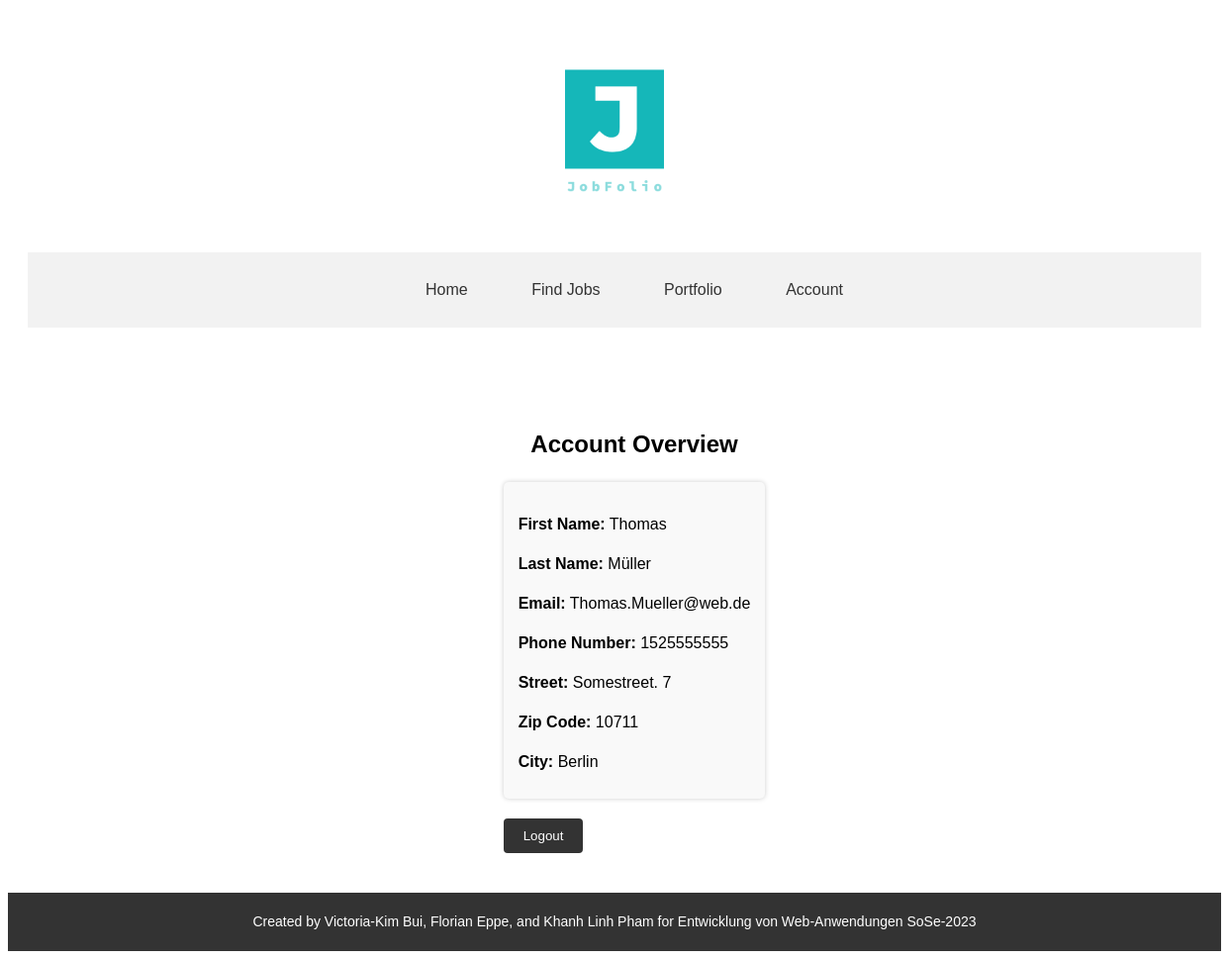
Page /account (signed in) on the committed database.
### models.py (models this page shows)
class User(db.Model):
    __tablename__ = 'user'
    id = db.Column(db.Integer, primary_key=True)
    first_name = db.Column(db.String, nullable=False)
    last_name = db.Column(db.String, nullable=False)
    email = db.Column(db.String, unique=True)
    phone_number = db.Column(db.String)
    street = db.Column(db.String)
    zipcode = db.Column(db.String)
    city = db.Column(db.String)
    password = db.Column(db.String)
    languages = db.relationship("Language", back_populates="user")
    projects = db.relationship("Project", back_populates="user")
    skills = db.relationship("Skill", back_populates="user")
    user_profile = db.relationship("UserProfile", back_populates="user")

### app.py (the view)
@app.route('/account')
def get_account():
    return account()

### route_methods/account.py (called while the page is built)
def account():
    if 'user_id' in session:
        user_id = session['user_id']
        user = db.session.get(User, user_id)
        if user:
            return render_template('account.html', user=user)
        else:
            return render_template('login.html')
    else:
        return render_template('login.html')

### templates/account.html (shortened to what this page needs)
<!DOCTYPE html>
<html>
<head>
  <link rel="stylesheet" href="{{ url_for('static', filename='account.css') }}">
</head>
<body>
  <header>
    <div class="container">
      <div class="logo">
        <img src="{{ url_for('static', filename='logo_transparent.png') }}" alt="Logo">
      </div>
      <nav>
        <ul id="menu">
          <li><a href="{{ url_for('get_home') }}">Home</a></li>
          <li><a href="{{ url_for('get_findjobs') }}">Find Jobs</a></li>
          <li><a href="{{ url_for('get_portfolio') }}">Portfolio</a></li>
          <li><a href="{{ url_for('get_account') }}">Account</a></li>
        </ul>
      </nav>
    </div>
  </header>
  <div class="strip">
    <div class="container">
      <h2 class="section-heading">Account Overview</h2>
      <div class="account-info">
        <p><strong>First Name:</strong> {{ user.first_name }}</p>
        <p><strong>Last Name:</strong> {{ user.last_name }}</p>
        <p><strong>Email:</strong> {{ user.email }}</p>
        <p><strong>Phone Number:</strong> {{ user.phone_number }}</p>
        <p><strong>Street:</strong> {{ user.street }}</p>
        <p><strong>Zip Code:</strong> {{ user.zipcode }}</p>
        <p><strong>City:</strong> {{ user.city }}</p>
      </div>
      <form action="{{ url_for('get_logout') }}" method="post">
        <button type="submit" class="logout-button">Logout</button>
      </form>    </div>
  </div>
  <footer>
    <div class="footer-container">
      <p class="footer-message">
        Created by Victoria-Kim Bui, Florian Eppe, and Khanh Linh Pham for Entwicklung von Web-Anwendungen SoSe-2023
      </p>
    </div>
  </footer>
</body>
</html>

### static/account.css (style rules this page uses)
body { font-family: Arial, sans-serif; line-height: 1.5; }
.container { max-width: 1200px; margin: 0 auto; padding: 20px; }
header { text-align: center; }
.logo { margin-bottom: 20px; }
.logo img { max-width: 200px; }
nav { text-align: center; margin-bottom: 20px; background-color: #f2f2f2; padding: 10px 0; }
nav ul { list-style: none; }
nav ul li { display: inline-block; margin: 0 10px; }
nav ul li a { text-decoration: none; color: #333; padding: 10px 20px; border-radius: 4px; transition: background-color 0.3s ease; }
.strip { width: 100%; display: flex; justify-content: center; align-items: center; padding: 20px; border-radius: 5px; }
.strip .container { flex-direction: column; align-items: center; text-align: center; }
.strip .section-heading { font-size: 24px; margin-bottom: 20px; }
.account-info { max-width: 400px; text-align: left; padding: 15px; background-color: #f9f9f9; border-radius: 5px; box-shadow: 0 0 5px rgba(0, 0, 0, 0.2); margin-top: 20px; }
.account-info p { font-size: 16px; margin-bottom: 10px; }
.logout-button { padding: 10px 20px; display:block; margin-top: 20px; background-color: #333; color: #fff; border: none; border-radius: 4px; cursor: pointer; transition: background-color 0.3s ease; }
footer { background-color: #333; color: #fff; text-align: center; padding: 5px 0; }
.footer-container { max-width: 1200px; margin: 0 auto; }
.footer-message { font-size: 14px; }

### rows in the picture
User: first_name "Thomas", last_name "Müller", email "Thomas.Mueller@web.de", phone_number "1525555555", street "Somestreet. 7", zipcode "10711", city "Berlin"
